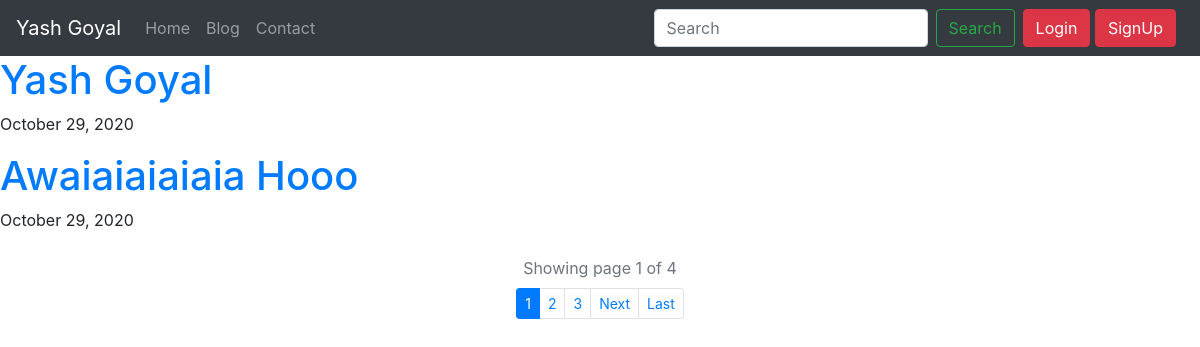
Screenshot of /blog/ with the database file from the repository.
### main/models.py (models this page shows)
class Post(models.Model):
    title = models.CharField(max_length=300)
    content = RichTextField()
    posted_date = models.DateTimeField(auto_now_add=True)

### main/views.py (the view)
# urls.py: path('blog/', views.blog, name = "blog"),
def blog(request):
    posts = Post.objects.all().order_by('-posted_date')
    paginator = Paginator(posts, 2)
    page_number = request.GET.get('page')
    page_obj = paginator.get_page(page_number)
    context = {'page_obj': page_obj}
    return render(request, 'main/blog.html', context)

### main/templates/main/blog.html (shortened to what this page needs)
{% extends 'main/index.html' %}
{% block main-content %}
{% for post in page_obj %}
<h1><a href="{% url 'post' post.id %}">{{post.title}}</a></h1>
<p>{{post.posted_date|date:"F d, Y"}}</p>
{% endfor %}
<div class="row mt-4 mb-n2">
    <div class="col-12 text-center text-muted">
        <p><span>Showing page {{ page_obj.number }} of {{ page_obj.paginator.num_pages }}</span></p>
    </div>
</div>
<ul class="pagination pagination-sm justify-content-center">
    {% for num in page_obj.paginator.page_range %}
        {% if page_obj.number == num %}
            <li class="page-item active"><a class="page-link" href="?page={{ num }}">{{ num }}</a></li>
        {% elif num > page_obj.number|add:'-3' and num < page_obj.number|add:'3' %}
            <li class="page-item"><a class="page-link" href="?page={{ num }}">{{ num }}</a></li>
        {% endif %}
    {% endfor %}
    {% if page_obj.has_next %}
        <li class="page-item"><a class="page-link" href="?page={{ page_obj.next_page_number }}">Next</a></li>
        <li class="page-item"><a class="page-link" href="?page={{ page_obj.paginator.num_pages }}">Last</a></li>
    {% endif %}
</ul>
{% endblock %}

### rows the page displays
Post: title "Yash Goyal", posted_date "October 29, 2020"
Post: title "Awaiaiaiaiaia Hooo", posted_date "October 29, 2020"

### other values shown
{{ page_obj.number }} "1"
{{ page_obj.paginator.num_pages }} "4"
{{ num }} "1"
{{ num }} "2" "3"
